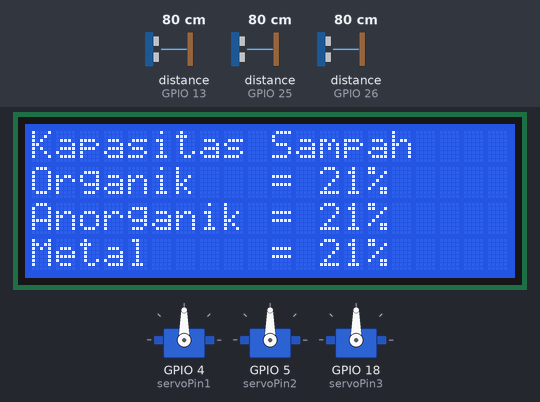
The sketch below on a simulated ESP32. On the bench: 20×4 character LCD, 3 × servo. Wiring (inferred from the names in the program): 3 × ultrasonic range finder: trigger GPIO 12, echo GPIO 13 / trigger GPIO 14, echo GPIO 25 / trigger GPIO 27, echo GPIO 26. The inputs (shaded band) are chosen by the test bench; at power-on: distance to the obstacle (sensors on GPIO 13, GPIO 25, GPIO 26) 80 cm. The echo pulse lasts 58.3 µs per cm; WiFi joins after 1.5 s; servers stay silent unless stated; no MQTT or app messages arrive unless stated; the audio player accepts every command and is not drawn.

Above: at 3.4 s.
3.5 s: distance to the obstacle (sensor on GPIO 13) set to 250 cm
At 8.4 s:
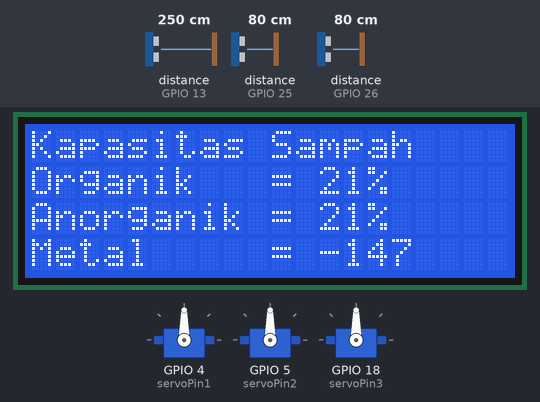
9.1 s: distance to the obstacle (sensor on GPIO 25) set to 250 cm
At 13.8 s:
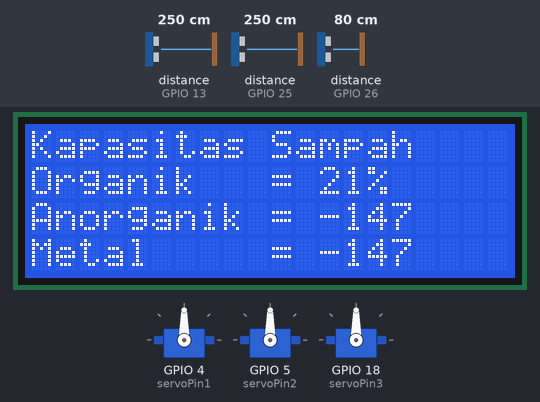
14.7 s: distance to the obstacle (sensor on GPIO 26) set to 250 cm
At 18.6 s:
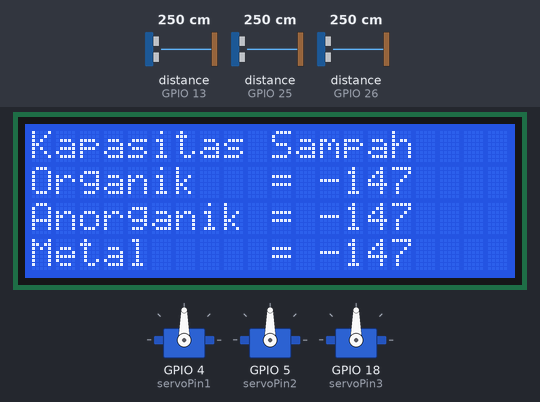
20.3 s: distance to the obstacle (sensor on GPIO 13) set to 2 cm
At 23.9 s:
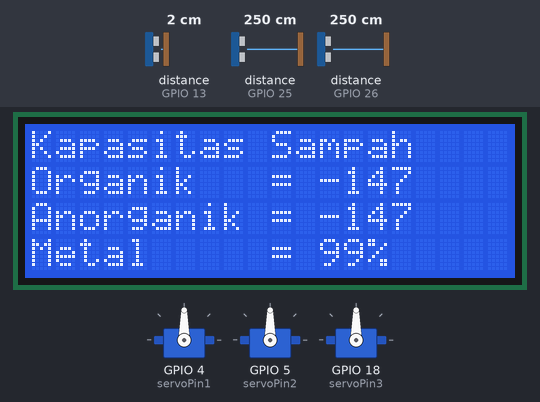
25.9 s: distance to the obstacle (sensor on GPIO 25) set to 2 cm
At 28.6 s:
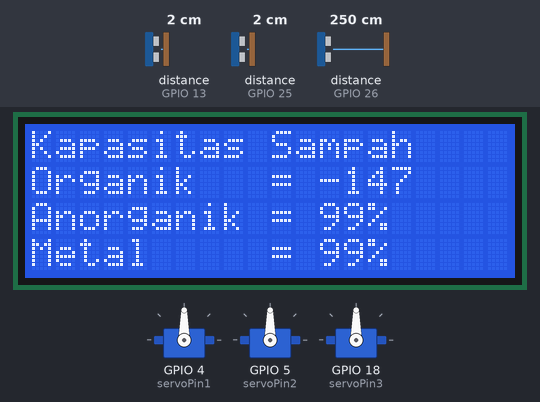
31.5 s: distance to the obstacle (sensor on GPIO 13) set to 299 cm
At 34.0 s:
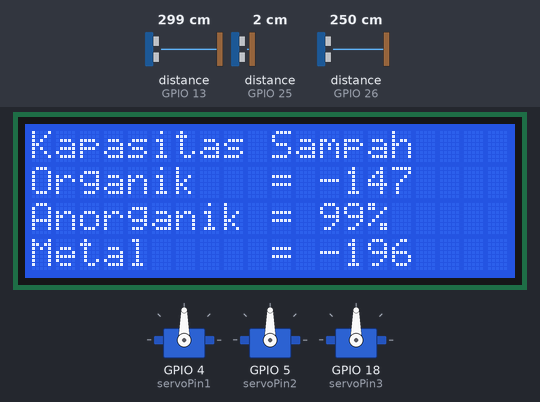
Timing chart, 0 to 35.5 s (numbered marks = the images above; inputs shaded):
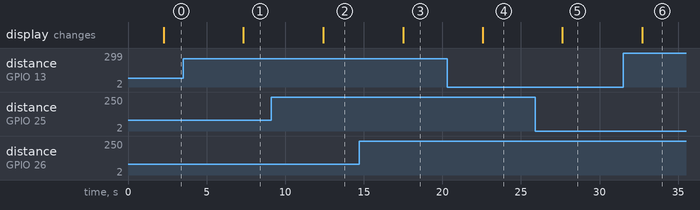

Measured:
- after the input at 3.5 s, the display: changes after 3.8 s (image 1)
- after the input at 9.1 s, the display: changes after 3.3 s (image 2)
- after the input at 14.7 s, the display: changes after 2.8 s (image 3)
- after the input at 20.3 s, the display: changes after 2.3 s (image 4)
- after the input at 25.9 s, the display: changes after 1.7 s (image 5)
- after the input at 31.5 s, the display: changes after 1.2 s (image 6)

The sketch:

Program_EcoBin_to_MQTT.ino
```cpp
#include <WiFi.h>         // Untuk koneksi WiFi
#include <MQTT.h>         // Untuk MQTT
#include <ArduinoOTA.h>   // Untuk OTA update
#include <Wire.h>
#include <LiquidCrystal_I2C.h>
#include <ESP32Servo.h>
#include "DFRobotDFPlayerMini.h"

// Konfigurasi WiFi
const char* ssid = "ECO-BIN";     // Ganti dengan nama WiFi Anda
const char* password = "ECOBIN2024"; // Ganti dengan password WiFi Anda
const char* mqtt_server = "broker.hivemq.com"; // Broker MQTT
const char* client_id   = "ecobin/apk/012345"; // Client ID MQTT

WiFiClient net;
MQTTClient client;

// Inisialisasi LCD dan DFPlayer Mini
LiquidCrystal_I2C lcd(0x27, 20, 4);
#define PIN_MP3_TX 17
#define PIN_MP3_RX 16
HardwareSerial mySerial(2);
DFRobotDFPlayerMini player;

// Definisi pin sensor ultrasonik
#define TRIG_ORGANIK 27
#define ECHO_ORGANIK 26
#define TRIG_ANORGANIK 14
#define ECHO_ANORGANIK 25
#define TRIG_METAL 12
#define ECHO_METAL 13

// Definisi pin servo
const int servoPin1 = 4;
const int servoPin2 = 5;
const int servoPin3 = 18;

Servo myServo1, myServo2, myServo3;

// Variabel kapasitas
int kapasitasOrganik = 0, kapasitasAnorganik = 0, kapasitasMetal = 0;

// Fungsi untuk membaca jarak dari sensor ultrasonik
float readDistanceCM(int trigPin, int echoPin) {
  digitalWrite(trigPin, LOW);
  delayMicroseconds(2);
  digitalWrite(trigPin, HIGH);
  delayMicroseconds(10);
  digitalWrite(trigPin, LOW);
  return pulseIn(echoPin, HIGH) * 0.034 / 2;
}

// Fungsi untuk menghitung kapasitas berdasarkan jarak
int calculateCapacity(float distance, float maxDistance) {
  return map(distance, 0, maxDistance, 100, 0);
}

// Fungsi untuk mengirim data ke MQTT
void publishMQTT(const char* topic, int value) {
  client.publish(topic, String(value).c_str());
}

// Fungsi untuk menginisialisasi LCD
void initializeLCD() {
  lcd.begin(20, 4);
  lcd.backlight();
  lcd.setCursor(0, 0);
  lcd.print("Kapasitas Sampah");
  lcd.setCursor(0, 1);
  lcd.print("Organik   = ");
  lcd.setCursor(0, 2);
  lcd.print("Anorganik = ");
  lcd.setCursor(0, 3);
  lcd.print("Metal     = ");
}

// Fungsi untuk menampilkan kapasitas pada LCD
void displayCapacity(int kapasitas, int row) {
  lcd.setCursor(12, row);
  lcd.print("    ");
  lcd.setCursor(12, row);
  lcd.print(kapasitas);
  lcd.print("%");
  if (kapasitas == 100) {
    lcd.setCursor(16, row);
    lcd.print("FULL");
  } else {
    lcd.setCursor(16, row);
    lcd.print("    ");
  }
}

// Fungsi untuk koneksi WiFi dan MQTT
void connect() {
  WiFi.begin(ssid, password);
  while (WiFi.status() != WL_CONNECTED) {
    delay(500);
  }
  client.begin(mqtt_server, net);
  while (!client.connect(client_id)) {
    delay(1000);
  }
}

void setup() {
  Serial.begin(115200);
  // Inisialisasi WiFi, MQTT, dan OTA
  connect();
  ArduinoOTA.begin();

  // Inisialisasi DFPlayer Mini
  mySerial.begin(9600, SERIAL_8N1, PIN_MP3_RX, PIN_MP3_TX);
  if (player.begin(mySerial)) {
    player.volume(30);
    player.play(1);
  }

  // Inisialisasi LCD
  initializeLCD();

  // Inisialisasi pin ultrasonik
  pinMode(TRIG_ORGANIK, OUTPUT);
  pinMode(ECHO_ORGANIK, INPUT);
  pinMode(TRIG_ANORGANIK, OUTPUT);
  pinMode(ECHO_ANORGANIK, INPUT);
  pinMode(TRIG_METAL, OUTPUT);
  pinMode(ECHO_METAL, INPUT);

  // Inisialisasi servo
  myServo1.attach(servoPin1);
  myServo2.attach(servoPin2);
  myServo3.attach(servoPin3);
  myServo1.write(90);
  myServo2.write(90);
  myServo3.write(90);
}

void loop() {
  ArduinoOTA.handle();
  client.loop();

  // Membaca kapasitas
  float distanceOrganik = readDistanceCM(TRIG_ORGANIK, ECHO_ORGANIK);
  float distanceAnorganik = readDistanceCM(TRIG_ANORGANIK, ECHO_ANORGANIK);
  float distanceMetal = readDistanceCM(TRIG_METAL, ECHO_METAL);

  kapasitasOrganik = calculateCapacity(distanceOrganik, 100);
  kapasitasAnorganik = calculateCapacity(distanceAnorganik, 100);
  kapasitasMetal = calculateCapacity(distanceMetal, 100);

  // Tampilkan kapasitas di LCD
  displayCapacity(kapasitasOrganik, 1);
  displayCapacity(kapasitasAnorganik, 2);
  displayCapacity(kapasitasMetal, 3);

  // Kirim kapasitas ke MQTT
  publishMQTT("ecobin/kapasitas/organik", kapasitasOrganik);
  publishMQTT("ecobin/kapasitas/anorganik", kapasitasAnorganik);
  publishMQTT("ecobin/kapasitas/metal", kapasitasMetal);

  // Kontrol servo berdasarkan kapasitas
  if (kapasitasOrganik == 100) {
    myServo1.write(180);
    delay(3000);
    myServo1.write(90);
  }

  if (kapasitasAnorganik == 100) {
    myServo2.write(180);
    delay(3000);
    myServo2.write(90);
  }

  if (kapasitasMetal == 100) {
    myServo3.write(180);
    delay(3000);
    myServo3.write(90);
  }

  delay(5000); // Delay untuk pembaruan data
}
```
